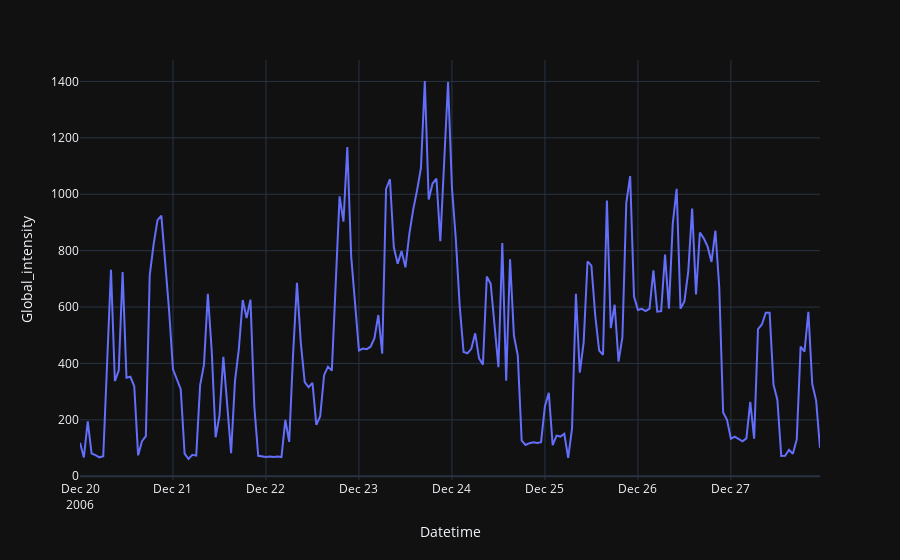

The code cell stored with this chart in its notebook:
### Code cell
plot_interval(hourly_df, 'Global_intensity', '20/12/2006', '27/12/2006')

### Figure 1 — Plotly figure (JSON) as saved in the notebook; plotly's stock layout.template omitted (floating-point values rounded to 4 significant figures; data arrays with more than 128 entries replaced by an {"elided": "..."} marker saying what was removed)
{"data": [{"hovertemplate": "Datetime=%{x}<br>Global_intensity=%{y}<extra></extra>", "legendgroup": "", "line": {"color": "#636efa", "dash": "solid"}, "mode": "lines", "name": "", "orientation": "v", "showlegend": false, "type": "scatter", "x": {"elided": "192 str values"}, "xaxis": "x", "y": {"elided": "192 float values"}, "yaxis": "y"}], "layout": {"legend": {"tracegroupgap": 0}, "margin": {"t": 60}, "xaxis": {"anchor": "y", "domain": [0, 1], "title": {"text": "Datetime"}}, "yaxis": {"anchor": "x", "domain": [0, 1], "title": {"text": "Global_intensity"}}}}
